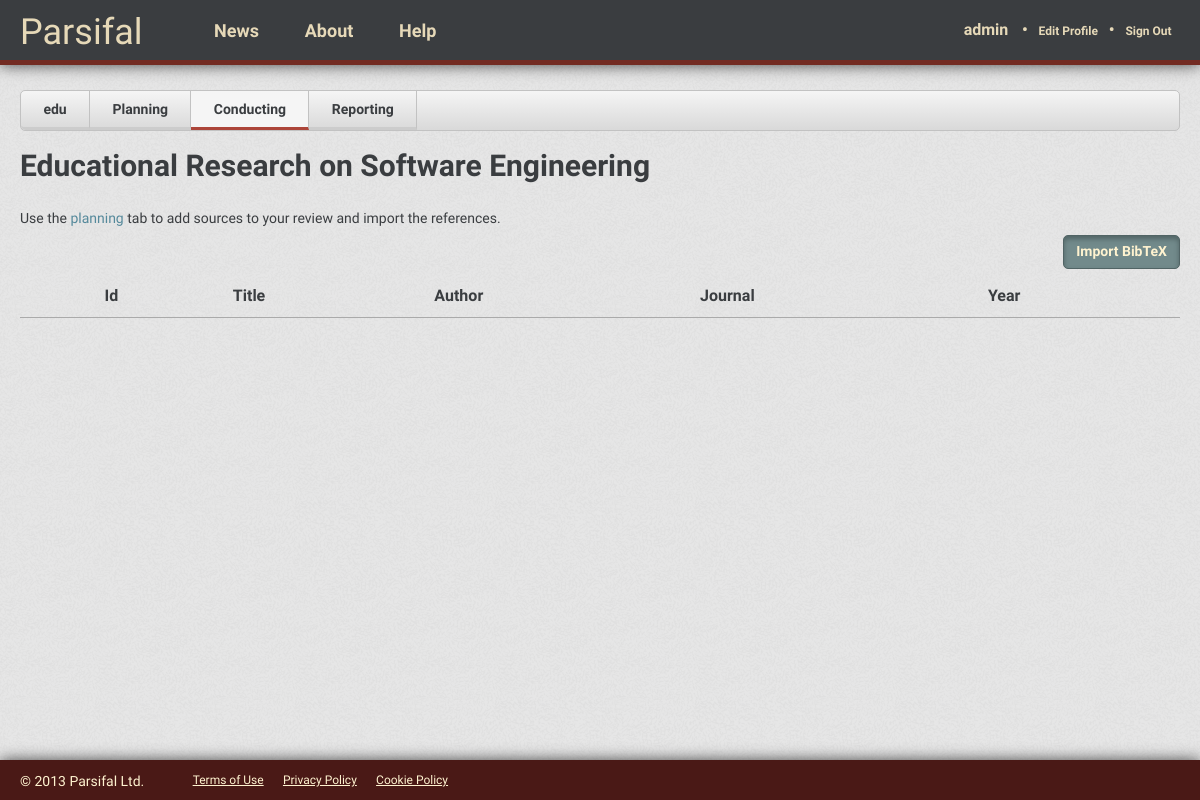
Page /vitorfs/edu/conducting/ (signed in) on the earlier database version.
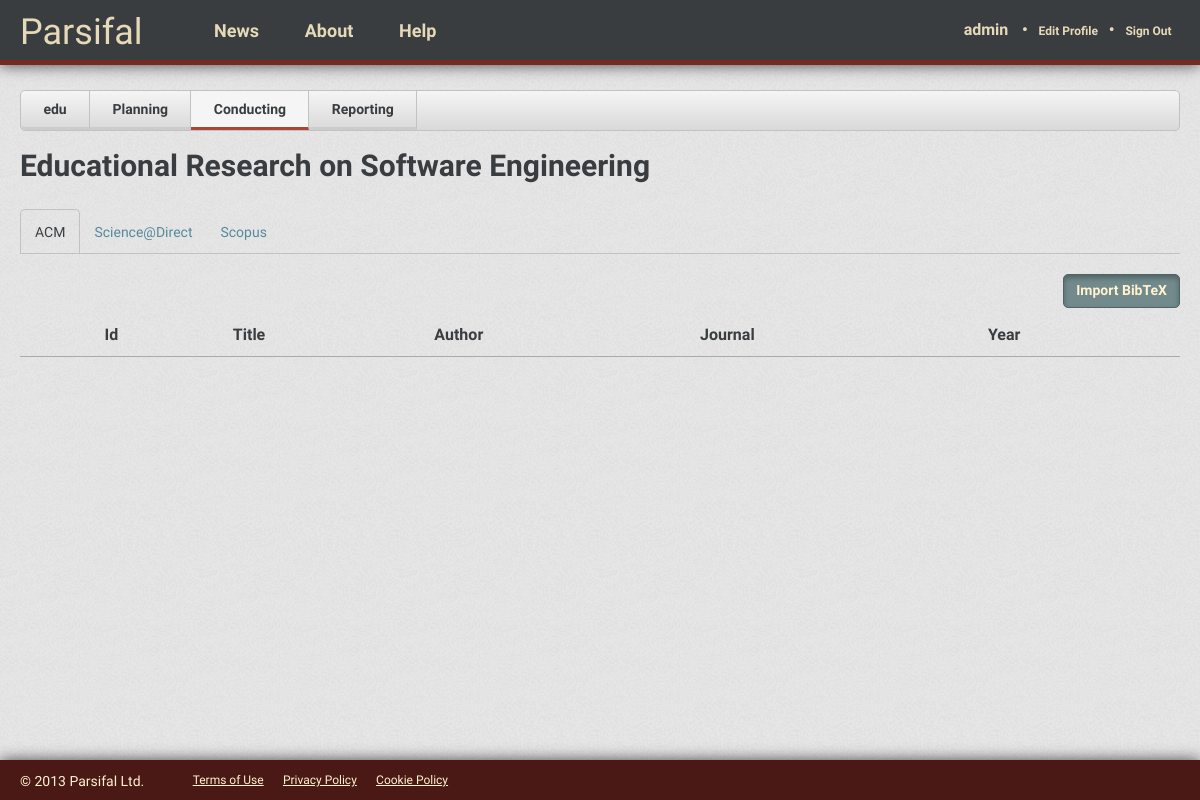
Same page on the later database version.
### reviews/models.py (models this page shows, shortened)
class Source(models.Model):
    name = models.CharField(max_length=100)
    url = models.CharField(max_length=200)
    class Meta:
        verbose_name = "Source"
        verbose_name_plural = "Sources"
        ordering = ("name",)

### reviews/views.py (the view, shortened to what this page needs)
@login_required
def conducting(request, username, review_name):
    parser = bibtex.Parser()
    bibdata = parser.parse_file("/Users/vitorfs/Downloads/scopus.bib")
    articles = []
    review = Review.objects.get(short_name=review_name)
    context = RequestContext(request, {'review': review, 'articles': articles})
    return render_to_response('reviews/conducting.html', context)

### reviews/templates/reviews/conducting.html (shortened to what this page needs)
{% extends 'base_app.html' %}
{% block head_extra %}
  <link href="{{ STATIC_URL }}css/review.css" rel="stylesheet" media="screen">
  <link href="{{ STATIC_URL }}css/conducting.css" rel="stylesheet" media="screen">
{% endblock head_extra %}
{% block content %}
  <ul class="review-menu">
    <li><a href="/{{ review.user.username }}/{{ review.short_name }}/">{{ review.short_name }}</a></li>
    <li><a href="/{{ review.user.username }}/{{ review.short_name }}/planning/">Planning</a></li>
    <li class="active"><a href="/{{ review.user.username }}/{{ review.short_name }}/conducting/">Conducting</a></li>
    <li><a href="/{{ review.user.username }}/{{ review.short_name }}/reporting/">Reporting</a></li>
  </ul>
  <h1>{{ review.title }}</h1>
  {% if review.sources.all %}
    <ul class="tab" id="source-tab">
      {% for source in review.sources.all %}
        <li><a href="#">{{ source.name }}</a></li>
      {% endfor %}
    </ul>
  {% else %}
    <p>Use the <a href="/{{ review.user.username }}/{{ review.short_name }}/planning/">planning</a> tab to add sources to your review and import the references.</p>
  {% endif %}
  <div class="articles clearfix">
    <button type="button" class="btn btn-import-bibtex pull-right">Import BibTeX</button>
    <table class="table" style="margin-top: 40px">
      <thead>
        <tr>
          <th></th>
          <th>Id</th>
          <th>Title</th>
          <th>Author</th>
          <th>Journal</th>
          <th>Year</th>
        </tr>
      </thead>
    </table>
  </div>
{% endblock content %}

Differences in the rows shown:
added Source: name "ACM"
added Source: name "Science@Direct"
added Source: name "Scopus"
Other differences:
text no longer shown: "Use the planning tab to add sources to your review and import the references."
